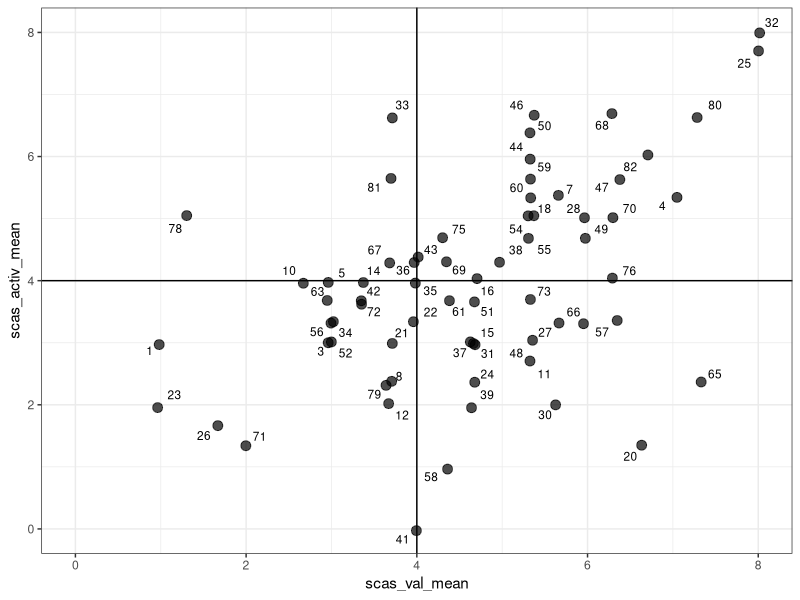
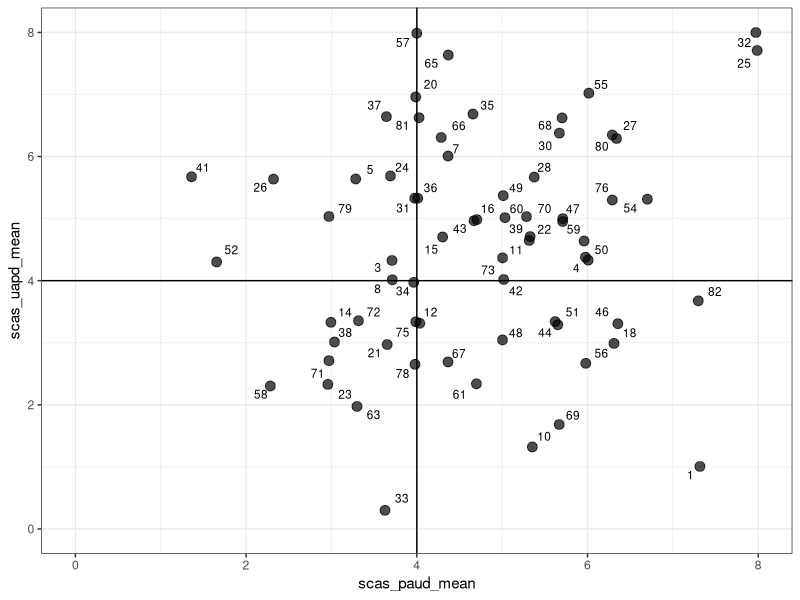

Source code (R) for these figures, in order:
# rm(list = ls()) # Dmitrijs: This is a bad and dangerous style, we discussed it during the lectures. Use "Restart R" instead.

# Dmitrijs: Comment out the `install.packages()` because is needs to be executed only once.
# install.packages("dplyr")
# install.packages("tibble")
# install.packages("ggplot2")

library(ggplot2)
library(dplyr)
library(tibble)

# Please read this: https://community.rstudio.com/t/project-oriented-workflow-setwd-rm-list-ls-and-computer-fires/3549
# and replace `setwd()`.
# setwd("/home/yes_no/Downloads/bakalaurs")
# getwd()

emo_start <- read.csv("emo_2d_coded.csv", header = TRUE, encoding = "UTF-8")

emo_start <- emo_start %>% 
  rename(ai22 = ai23, # `dplyr::` is not needed becusebecause you use `library()` above.
         ai23 = ai23.1)

colnames(emo_start)


# Atlasa vajadzīgās kolonnas Zviedru kodola afekta skalas aprēķiniem.
emo_full <- emo_start %>% 
  select(starts_with("id"), 
         starts_with("vecums"), 
         starts_with("dzimums"),
         starts_with("scas"),
         starts_with("av"), 
         starts_with("ai")) %>% 
  mutate(observation = row_number())

nrow(emo_full)
nrow(na.omit(emo_full))

# Izveido apakšskalas.
scas_val <- emo_full %>% 
  select(scas_apmierinats, scas_priecigs, scas_laimigs)

scas_activ <- emo_full %>% 
  select(scas_modrs, scas_energisks, scas_aktivs)

scas_paud <- emo_full %>% 
  select(scas_ieinteresets, scas_iesaistits, scas_optimisms)
  
scas_uapd <- emo_full %>% 
  select(scas_rams, scas_mierigs, scas_atvieglots)


# Izrēķina vidējos apakšskalas rādītājus katram respondentam.
scas_val$mean_val <- rowMeans(scas_val)
scas_activ$mean_activ = rowMeans(scas_activ) # Replace `=` with `<-`.
scas_paud$mean_paud = rowMeans(scas_paud)
scas_uapd$mean_uapd = rowMeans(scas_uapd)


emo_full[, "scas_val_mean"] <- scas_val$mean_val
emo_full[, 'scas_activ_mean'] <- scas_activ$mean_activ # Use double quotation marks.
emo_full[, 'scas_paud_mean'] <- scas_paud$mean_paud
emo_full[, 'scas_uapd_mean'] <- scas_uapd$mean_uapd

# Sagatavo tabulu scas plot.
scas_full <- cbind(scas_val$mean_val, scas_activ$mean_activ, scas_paud$mean_paud, scas_uapd$mean_uapd)

# Valences aktivitātes ggplot
library(ggrepel)

data1 <- emo_full %>%
  select(observation, scas_val_mean, scas_activ_mean) %>% 
  na.omit()

val_activ <- data1 %>% # `data1` and `data2` are very bad names - please change.
  # Also change the names of variables, they are hard to understand.
  ggplot(aes(x = scas_val_mean, y = scas_activ_mean, label = observation)) +
  # I see no reason for using colour here.
  geom_jitter(size = 3, alpha = 0.7, width = 0.05, height = 0.05) + # Why only in 1 direction?
  geom_text_repel(size = 3) +
  geom_hline(yintercept = 4) + 
  geom_vline(xintercept = 4) +
  coord_cartesian(xlim = c(0,8), ylim = c(0,8)) + # Controls the limits of x and y.
  theme_bw()

val_activ



# Patīkamas/nepatīkamas aktivitātes/deaktivitātes ggplot.

data2 <- emo_full %>%
  select(observation, scas_paud_mean, scas_uapd_mean) %>%
  na.omit()

paud_uapd <- data2 %>% 
  ggplot(aes(x = scas_paud_mean, y = scas_uapd_mean, label = observation)) +
  geom_jitter(size = 3, alpha = 0.7, width = 0.05, height = 0.05) + # Why only in 1 direction?
  geom_text_repel(size = 3) +
  geom_hline(yintercept = 4) + 
  geom_vline(xintercept = 4) +
  coord_cartesian(xlim = c(0,8), ylim = c(0,8)) + # Controls the limits of x and y.
  theme_bw()

paud_uapd





stimulus_values <- emo_start %>% 
  select(starts_with("av"), starts_with("ai"))

stimulus_values <- emo_start %>% 
  select(starts_with("av"), starts_with("ai"))
